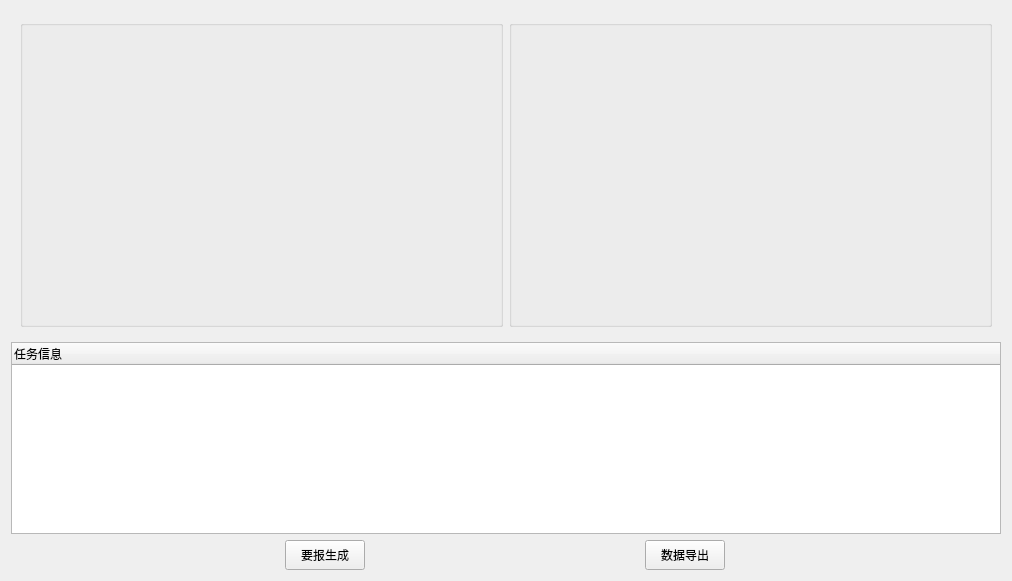
<?xml version="1.0" encoding="UTF-8"?>
<ui version="4.0">
 <class>exportFormdetect</class>
 <widget class="QWidget" name="exportFormdetect">
  <property name="geometry">
   <rect>
    <x>0</x>
    <y>0</y>
    <width>1012</width>
    <height>581</height>
   </rect>
  </property>
  <property name="windowTitle">
   <string>Form</string>
  </property>
  <layout class="QVBoxLayout" name="verticalLayout_3">
   <item>
    <widget class="QWidget" name="exportformdisplay" native="true">
     <layout class="QHBoxLayout" name="lhContainer">
      <item>
       <widget class="QGroupBox" name="groupBox_2">
        <property name="sizePolicy">
         <sizepolicy hsizetype="Expanding" vsizetype="Expanding">
          <horstretch>0</horstretch>
          <verstretch>10</verstretch>
         </sizepolicy>
        </property>
        <property name="title">
         <string/>
        </property>
       </widget>
      </item>
      <item>
       <widget class="QGroupBox" name="groupBox">
        <property name="sizePolicy">
         <sizepolicy hsizetype="Expanding" vsizetype="Expanding">
          <horstretch>0</horstretch>
          <verstretch>10</verstretch>
         </sizepolicy>
        </property>
        <property name="title">
         <string/>
        </property>
       </widget>
      </item>
     </layout>
    </widget>
   </item>
   <item>
    <layout class="QVBoxLayout" name="verticalLayout_2">
     <item>
      <widget class="QTreeWidget" name="treeWidget">
       <property name="sizePolicy">
        <sizepolicy hsizetype="Minimum" vsizetype="Minimum">
         <horstretch>0</horstretch>
         <verstretch>0</verstretch>
        </sizepolicy>
       </property>
       <column>
        <property name="text">
         <string notr="true">任务信息</string>
        </property>
       </column>
      </widget>
     </item>
     <item>
      <layout class="QHBoxLayout" name="horizontalLayout" stretch="0,0">
       <property name="spacing">
        <number>6</number>
       </property>
       <property name="sizeConstraint">
        <enum>QLayout::SetDefaultConstraint</enum>
       </property>
       <item>
        <widget class="QPushButton" name="btnGenerate">
         <property name="sizePolicy">
          <sizepolicy hsizetype="Fixed" vsizetype="Fixed">
           <horstretch>0</horstretch>
           <verstretch>0</verstretch>
          </sizepolicy>
         </property>
         <property name="minimumSize">
          <size>
           <width>0</width>
           <height>30</height>
          </size>
         </property>
         <property name="maximumSize">
          <size>
           <width>16777215</width>
           <height>30</height>
          </size>
         </property>
         <property name="text">
          <string>要报生成</string>
         </property>
         <property name="iconSize">
          <size>
           <width>16</width>
           <height>16</height>
          </size>
         </property>
        </widget>
       </item>
       <item>
        <widget class="QPushButton" name="btnExport">
         <property name="sizePolicy">
          <sizepolicy hsizetype="Fixed" vsizetype="Fixed">
           <horstretch>0</horstretch>
           <verstretch>0</verstretch>
          </sizepolicy>
         </property>
         <property name="minimumSize">
          <size>
           <width>0</width>
           <height>30</height>
          </size>
         </property>
         <property name="maximumSize">
          <size>
           <width>16777215</width>
           <height>30</height>
          </size>
         </property>
         <property name="text">
          <string>数据导出</string>
         </property>
        </widget>
       </item>
      </layout>
     </item>
    </layout>
   </item>
  </layout>
 </widget>
 <resources/>
 <connections/>
</ui>
